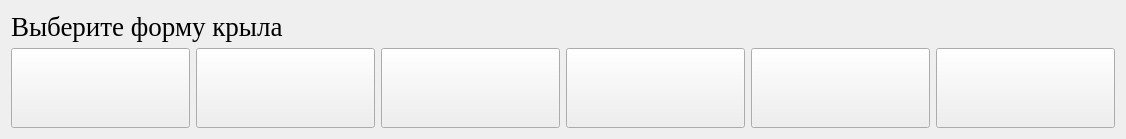
     <widget class="QWidget" name="tab_5">
      <attribute name="title">
       <string>Форма Крыльев</string>
      </attribute>
      <layout class="QVBoxLayout" name="verticalLayout_21">
       <item>
        <layout class="QVBoxLayout" name="verticalLayout">
         <item>
          <widget class="QLabel" name="label_8">
           <property name="font">
            <font>
             <family>Times New Roman</family>
             <pointsize>20</pointsize>
            </font>
           </property>
           <property name="text">
            <string>Выберите форму крыла</string>
           </property>
          </widget>
         </item>
         <item>
          <layout class="QGridLayout" name="gridLayout_2">
           <item row="1" column="0">
            <widget class="QPushButton" name="pushButton_42">
             <property name="enabled">
              <bool>true</bool>
             </property>
             <property name="sizePolicy">
              <sizepolicy hsizetype="Fixed" vsizetype="Expanding">
               <horstretch>7</horstretch>
               <verstretch>0</verstretch>
              </sizepolicy>
             </property>
             <property name="font">
              <font>
               <pointsize>48</pointsize>
              </font>
             </property>
             <property name="whatsThis">
              <string>&lt;html&gt;&lt;head/&gt;&lt;body&gt;&lt;p&gt;1233&lt;/p&gt;&lt;/body&gt;&lt;/html&gt;</string>
             </property>
             <property name="text">
              <string/>
             </property>
             <property name="icon">
              <iconset>
               <normaloff>Pic/w1.jpg</normaloff>Pic/w1.jpg</iconset>
             </property>
             <property name="iconSize">
              <size>
               <width>80</width>
               <height>80</height>
              </size>
             </property>
             <property name="checkable">
              <bool>false</bool>
             </property>
            </widget>
           </item>
           <item row="1" column="4">
            <widget class="QPushButton" name="pushButton_43">
             <property name="enabled">
              <bool>true</bool>
             </property>
             <property name="sizePolicy">
              <sizepolicy hsizetype="Fixed" vsizetype="Expanding">
               <horstretch>7</horstretch>
               <verstretch>0</verstretch>
              </sizepolicy>
             </property>
             <property name="font">
              <font>
               <pointsize>48</pointsize>
              </font>
             </property>
             <property name="text">
              <string/>
             </property>
             <property name="icon">
              <iconset>
               <normaloff>Pic/w5.jpg</normaloff>Pic/w5.jpg</iconset>
             </property>
             <property name="iconSize">
              <size>
               <width>80</width>
               <height>80</height>
              </size>
             </property>
             <property name="checkable">
              <bool>false</bool>
             </property>
            </widget>
           </item>
           <item row="1" column="2">
            <widget class="QPushButton" name="pushButton_44">
             <property name="enabled">
              <bool>true</bool>
             </property>
             <property name="sizePolicy">
              <sizepolicy hsizetype="Fixed" vsizetype="Expanding">
               <horstretch>7</horstretch>
               <verstretch>0</verstretch>
              </sizepolicy>
             </property>
             <property name="font">
              <font>
               <pointsize>48</pointsize>
              </font>
             </property>
             <property name="text">
              <string/>
             </property>
             <property name="icon">
              <iconset>
               <normaloff>Pic/w3.jpg</normaloff>Pic/w3.jpg</iconset>
             </property>
             <property name="iconSize">
              <size>
               <width>80</width>
               <height>80</height>
              </size>
             </property>
             <property name="checkable">
              <bool>false</bool>
             </property>
            </widget>
           </item>
           <item row="1" column="1">
            <widget class="QPushButton" name="pushButton_45">
             <property name="enabled">
              <bool>true</bool>
             </property>
             <property name="sizePolicy">
              <sizepolicy hsizetype="Fixed" vsizetype="Expanding">
               <horstretch>7</horstretch>
               <verstretch>0</verstretch>
              </sizepolicy>
             </property>
             <property name="font">
              <font>
               <pointsize>48</pointsize>
              </font>
             </property>
             <property name="text">
              <string/>
             </property>
             <property name="icon">
              <iconset>
               <normaloff>Pic/w2.jpg</normaloff>Pic/w2.jpg</iconset>
             </property>
             <property name="iconSize">
              <size>
               <width>80</width>
               <height>80</height>
              </size>
             </property>
             <property name="checkable">
              <bool>false</bool>
             </property>
            </widget>
           </item>
           <item row="1" column="3">
            <widget class="QPushButton" name="pushButton_46">
             <property name="enabled">
              <bool>true</bool>
             </property>
             <property name="sizePolicy">
              <sizepolicy hsizetype="Fixed" vsizetype="Expanding">
               <horstretch>7</horstretch>
               <verstretch>0</verstretch>
              </sizepolicy>
             </property>
             <property name="font">
              <font>
               <pointsize>48</pointsize>
              </font>
             </property>
             <property name="text">
              <string/>
             </property>
             <property name="icon">
              <iconset>
               <normaloff>Pic/w4.jpg</normaloff>Pic/w4.jpg</iconset>
             </property>
             <property name="iconSize">
              <size>
               <width>80</width>
               <height>80</height>
              </size>
             </property>
             <property name="checkable">
              <bool>false</bool>
             </property>
            </widget>
           </item>
           <item row="1" column="5">
            <widget class="QPushButton" name="pushButton_47">
             <property name="sizePolicy">
              <sizepolicy hsizetype="Fixed" vsizetype="Expanding">
               <horstretch>7</horstretch>
               <verstretch>0</verstretch>
              </sizepolicy>
             </property>
             <property name="font">
              <font>
               <pointsize>48</pointsize>
              </font>
             </property>
             <property name="text">
              <string/>
             </property>
             <property name="icon">
              <iconset>
               <normaloff>Pic/w6.jpg</normaloff>Pic/w6.jpg</iconset>
             </property>
             <property name="iconSize">
              <size>
               <width>80</width>
               <height>80</height>
              </size>
             </property>
            </widget>
           </item>
          </layout>
         </item>
        </layout>
       </item>
      </layout>
     </widget>
